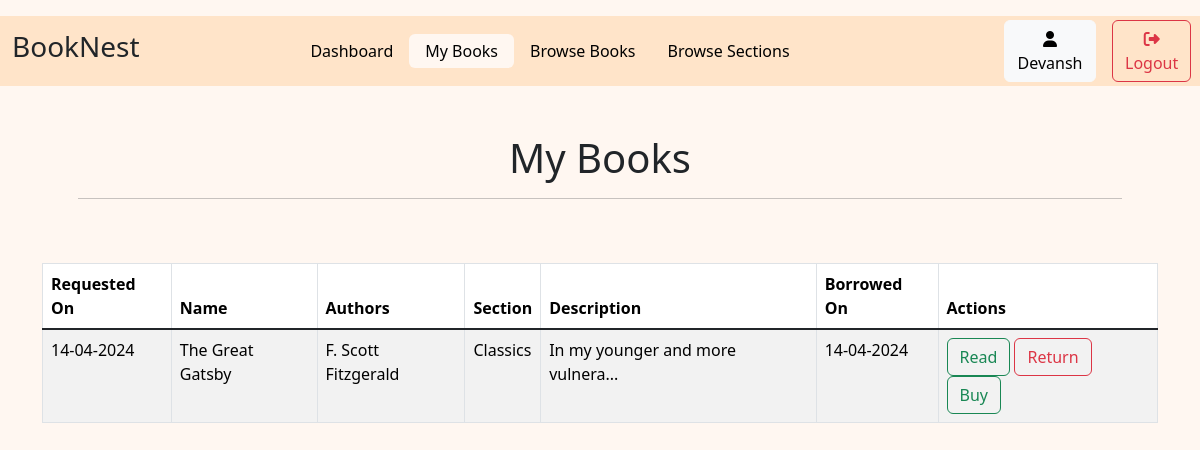
The page /MyBooks/2 (signed in) on the database its author committed.
### models.py (models this page shows)
class user(db.Model):
    user_id = db.Column(db.Integer, autoincrement=True, primary_key=True)
    username = db.Column(db.String(), unique=True)
    email = db.Column(db.String, unique=True)
    date_created = db.Column(db.DateTime, default=datetime.datetime.now)
    passhash = db.Column(db.String(256))
    is_admin=db.Column(db.Boolean, default=False)

class requests(db.Model):
    request_id = db.Column( db.Integer, autoincrement=True, primary_key=True)
    user_id = db.Column(db.Integer,   db.ForeignKey("user.user_id"))
    book_id = db.Column(db.Integer,  db.ForeignKey("book.book_id"))
    request_date = db.Column(db.DateTime, default=datetime.datetime.now)
    grant_date = db.Column(db.DateTime)
    status = db.Column(db.String)  #pending or approved or returned or rejected

class book(db.Model):
    book_id = db.Column(db.Integer, primary_key=True, autoincrement=True)
    name = db.Column(db.String)
    content = db.Column(db.String)
    date_created = db.Column(db.DateTime, default=datetime.datetime.now)
    authors = db.Column(db.String)
    section_id=db.Column(db.Integer, db.ForeignKey('section.section_id'))

class section(db.Model):
    section_id = db.Column(db.Integer, primary_key=True, autoincrement=True)
    name = db.Column(db.String)
    date_created = db.Column(db.DateTime, default=datetime.datetime.now)
    description = db.Column(db.String)
    books=db.relationship('book', backref='sections', lazy=True, cascade='all, delete-orphan')

### routes.py (the view)
@app.route('/MyBooks/<int:id>')
@auth_required
def myBook(id):
    User=user.query.get(id)
    request=requests.query.filter_by(user_id=id, status='approved').all()
    request = db.session.query(requests.request_id, requests.request_date, requests.grant_date, section.name.label('section_name'), book.name, book.authors, book.content, requests.book_id)\
    .join(user, user.user_id == requests.user_id)\
    .join(book, book.book_id == requests.book_id)\
    .join(section, section.section_id == book.section_id)\
    .filter(requests.status=='approved', requests.user_id==session['user_id'])\
    .all()
    return render_template('myBooks.html', User=User, request=request, active='myBook')

### routes.py (called while the page is built)
def auth_required(func):
    @wraps(func)
    def inner(*args, **kwargs):
        if 'user_id' in session:
            return func(*args, **kwargs)
        else:
            flash('Please login to proceed')
            return redirect(url_for('login'))
    return inner

### templates/myBooks.html (shortened to what this page needs)
{% extends 'layout.html' %}
{% block content %}
{% include 'navbar.html' %}
<div class="container p-5">
    <h1 class="text-center">My Books</h1>
    <hr>
</div>
<div class="container">
    <table class="table table-striped table-hover table-bordered">
        <thead>
            <tr>
                <th scope="col">Requested On</th>
                <th scope="col">Name</th>
                <th scope="col">Authors</th>
                <th scope="col">Section</th>
                <th scope="col">Description</th>
                <th scope="col">Borrowed On</th>
                <th scope="col">Actions</th>
            </tr>
        </thead>
        <tbody class="table-group-divider">
            {% for item in request %}
            <tr>
                <td>{{item.request_date.strftime('%d-%m-%Y')}}</td>
                <td>{{item.name}}</td>
                <td>{{item.authors}}</td>
                <td>{{item.section_name}}</td>
                <td>
                    {% if item.content|length > 30 %}
                        {{item.content[:30]}}...
                    {% else %}
                        {{item.content}}
                    {% endif %}
                </td>
                <td>{{item.grant_date.strftime('%d-%m-%Y')}}</td>
                <td>
                    <a href="{{ url_for('read_book', id=item.book_id) }}" class="btn btn-outline-success ">Read</a>
                    <a href="{{ url_for('return_book', id=item.book_id) }}" class="btn btn-outline-danger ">Return</a>
                    <a href="{{url_for('buy_book', id=item.book_id)}}" class="btn btn-outline-success ">Buy</a>
                </td>
            </tr>
            {% endfor %}
        </tbody>
    </table>
</div>
{% endblock %}

### templates/navbar.html
<div class="container-fluid" style="background-color: #FFE4C9;">
    <div class="row mt-3 justify-content-between " >
        <div class="col-1 align-self-center">
            <h3>BookNest</h3>
        </div>
        <div class="col-9 align-self-center">
            <ul class="nav justify-content-center nav-pills ">
                <li class="nav-item">
                    <a class="{% if active=='Dashboard' %}nav-link active{% else %}nav-link{%endif %}" href="{{url_for('user_dashboard', id=User.user_id)}}">Dashboard</a>
                </li>
                <li class="nav-item">
                    <a class="{% if active=='myBook' %}nav-link active{% else %}nav-link{%endif %}" href="{{url_for('myBook', id=User.user_id)}}">My Books</a>
                </li>
                <li class="nav-item">
                    <a class="{% if active=='browseBooks' %}nav-link active{% else %}nav-link{%endif %}" href="{{url_for('browseBooks')}}">Browse Books</a>
                </li>
                <li class="nav-item">
                    <a class="{% if active=='browseSections' %}nav-link active{% else %}nav-link{%endif %}" href="{{url_for('browseSections')}}">Browse Sections</a>
                </li>
            </ul>
        </div>
        <div class="col-1 align-self-center p-1">
            <a class="btn btn-light" href="{{url_for('profile',id=User.user_id)}}">
                <i class="fa-solid fa-user"></i> {{User.username}}
            </a>
        </div>
        <div class="col-1 align-self-center">
            <a class="btn btn-outline-danger" href="{{url_for('logout')}}">
                <i class="fa-solid fa-right-from-bracket"></i>Logout
            </a>
        </div>
    </div>
</div>

### Static/style.css (style rules this page uses)
.nav-pills .nav-link.active { color: black; background-color: #FFF7F1; }
.nav-pills .nav-link { color: black; }
.nav>li>a { padding-top: 5px; padding-bottom: 5px; }
body { background-color: #FFF7F1; }

### rows shown on the page
user: username "Devansh"
requests: request_date "14-04-2024", name "The Great Gatsby", authors "F. Scott Fitzgerald", section_name "Classics", content "In my younger and more vulnera", grant_date "14-04-2024"
